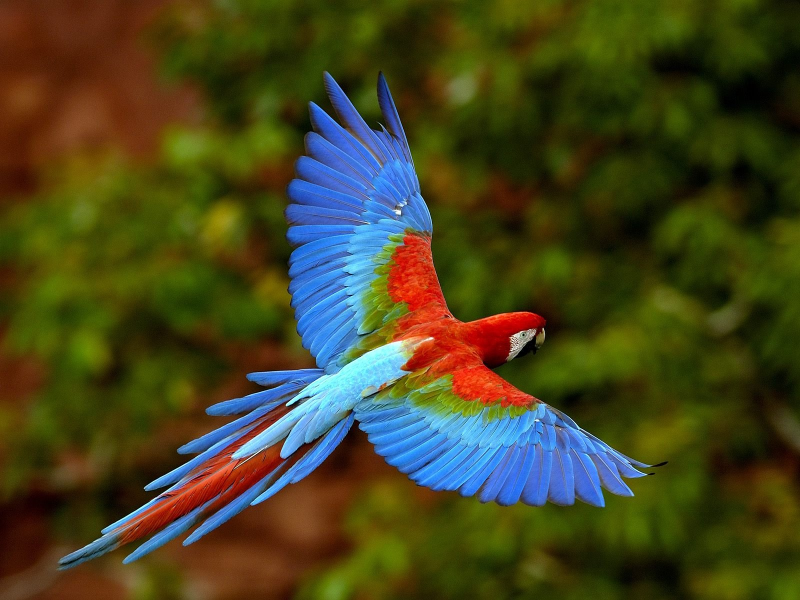
#> input picture data/test.jpg, 1600 x 1200 px (shown at 1/2 size)
$ jupyter execute Module-01-Resize.ipynb   (shell and % lines are left out)
#> lines starting #> are read from the running program, lines starting #| are printed output that depends on the picture
[cell 1]
import numpy as np # numerical python
import cv2 # computer vision
import matplotlib.pyplot as plt

[cell 2]
# reading image
img = cv2.imread('./data/test.jpg') # bgr
#> img is the input picture: shape (1200, 1600, 3); mean B, G, R 32.2, 67.9, 69.3
# convert into grayscale
gray = cv2.cvtColor(img,cv2.COLOR_BGR2GRAY)
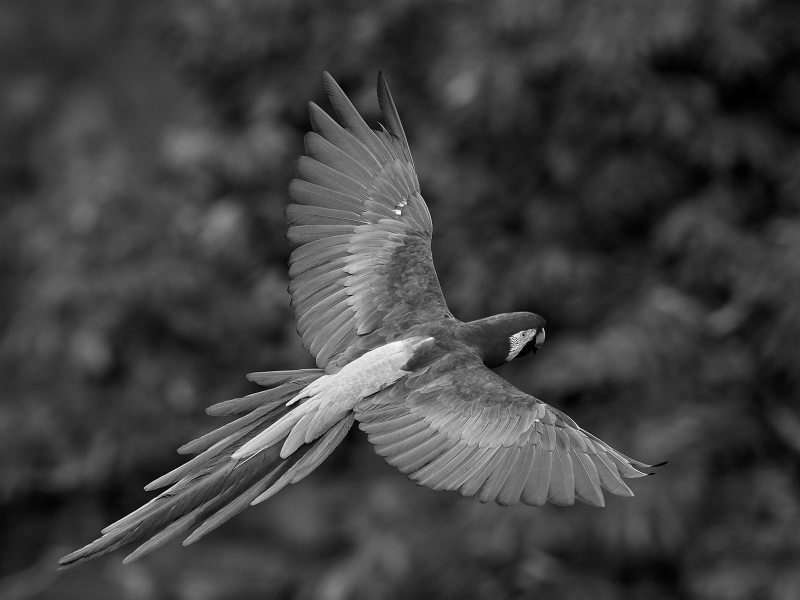
#> gray: shape (1200, 1600) (shown at 1/2 size); min 0, max 255, mean 64.2
print(gray.shape)
#| (1200, 1600)
plt.imshow(gray,cmap='gray')
plt.show()

[cell 3]
# shrink (w=1600,h=1200)
# (w=500,h=400)
img_re = cv2.resize(gray,(500,400),cv2.INTER_AREA)
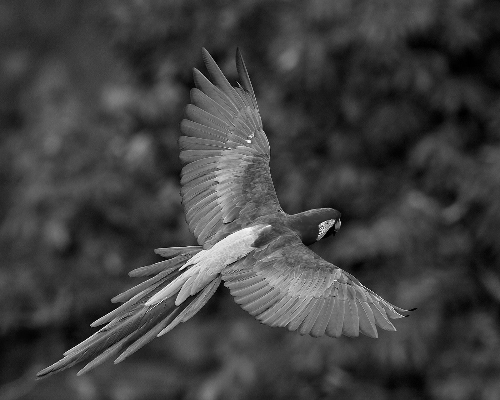
#> img_re: shape (400, 500); min 0, max 253, mean 64.3
img_re.shape
#> Out = (400, 500)

[cell 4]
plt.imshow(img_re,cmap='gray')
plt.show()

[cell 5]
# englarge (w=2000, h = 1600)
img_en = cv2.resize(gray,(2000,1600),cv2.INTER_CUBIC)
img_en.shape
#> Out = (1600, 2000)

$ run again, with data/male_01.png saved as data/test.jpg
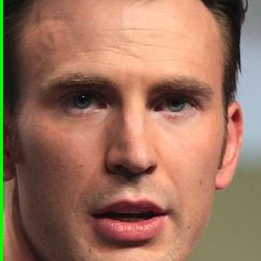
#> input picture data/male_01.png, 261 x 261 px
#> img is the input picture: shape (261, 261, 3); mean B, G, R 93, 113.9, 155.2
#> `gray = cv2.cvtColor(img,cv2.COLOR_BGR2GRAY)`:
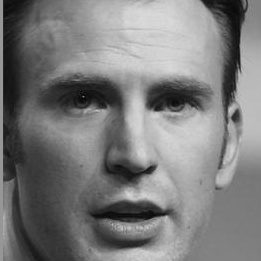
#> gray: shape (261, 261); min 1, max 217, mean 123.9
#| (261, 261)
#> `img_re = cv2.resize(gray,(500,400),cv2.INTER_AREA)`:
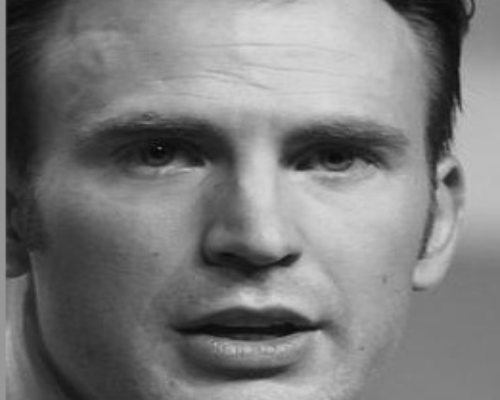
#> img_re: shape (400, 500); min 5, max 217, mean 123.8
